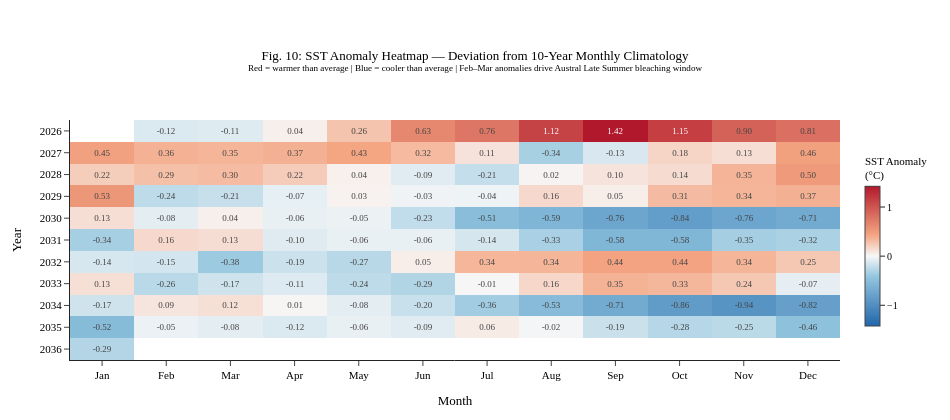

Source (notebook cell):
### Code cell
import plotly.express as px
import numpy as np

df['year'] = df['time'].dt.year

# Climatological mean per month across all years
monthly_clim = df.groupby('month')['sst_mean'].mean()
df['sst_anomaly'] = df['sst_mean'] - df['month'].map(monthly_clim)

# Build pivot — keep year as integer index, month as integer columns
pivot = df.pivot_table(index='year', columns='month', values='sst_anomaly', aggfunc='mean')
pivot.columns = ['Jan','Feb','Mar','Apr','May','Jun',
                 'Jul','Aug','Sep','Oct','Nov','Dec']
pivot.index = pivot.index.astype(str)  # convert year to string AFTER pivot

fig = px.imshow(
    pivot,
    color_continuous_scale=[
        [0.0,  '#2166ac'],
        [0.35, '#92c5de'],
        [0.5,  '#f7f7f7'],
        [0.65, '#f4a582'],
        [1.0,  '#b2182b'],
    ],
    color_continuous_midpoint=0,
    text_auto='.2f',
    aspect='auto',
    labels=dict(x='Month', y='Year', color='SST Anomaly (°C)'),
)

fig.update_traces(
    textfont=dict(family='Times New Roman', size=9),
)

fig.update_layout(
    title=dict(
        text='Fig. 10: SST Anomaly Heatmap — Deviation from 10-Year Monthly Climatology<br>'
             '<sup>Red = warmer than average | Blue = cooler than average | '
             'Feb–Mar anomalies drive Austral Late Summer bleaching window</sup>',
        x=0.5, xanchor='center',
        font=dict(family='Times New Roman', size=13),
    ),
    xaxis=dict(title='Month', tickfont=dict(family='Times New Roman', size=11)),
    yaxis=dict(title='Year',  tickfont=dict(family='Times New Roman', size=11)),
    coloraxis_colorbar=dict(
        title=dict(text='SST Anomaly<br>(°C)', font=dict(family='Times New Roman', size=11)),
        tickfont=dict(family='Times New Roman', size=10),
        thickness=15, len=0.8,
    ),
    paper_bgcolor='white',
    height=420, width=950,
    margin=dict(l=70, r=40, t=120, b=60),
)

fig.write_html('fig10_sst_anomaly_heatmap.html')
# fig.write_image('fig10_sst_anomaly_heatmap.png', width=1200, height=550, scale=3)
fig.show()

### Figure 1 — Plotly figure (JSON) as saved in the notebook; plotly's stock layout.template omitted (floating-point values rounded to 4 significant figures; data arrays with more than 128 entries replaced by an {"elided": "..."} marker saying what was removed)
{"data": [{"coloraxis": "coloraxis", "hovertemplate": "Month: %{x}<br>Year: %{y}<br>SST Anomaly (°C): %{z}<extra></extra>", "name": "0", "textfont": {"family": "Times New Roman", "size": 9}, "texttemplate": "%{z:.2f}", "type": "heatmap", "x": ["Jan", "Feb", "Mar", "Apr", "May", "Jun", "Jul", "Aug", "Sep", "Oct", "Nov", "Dec"], "xaxis": "x", "y": ["2026", "2027", "2028", "2029", "2030", "2031", "2032", "2033", "2034", "2035", "2036"], "yaxis": "y", "z": {"elided": "11x12 float values"}}], "layout": {"coloraxis": {"cmid": 0, "colorbar": {"len": 0.8, "thickness": 15, "tickfont": {"family": "Times New Roman", "size": 10}, "title": {"font": {"family": "Times New Roman", "size": 11}, "text": "SST Anomaly<br>(°C)"}}, "colorscale": [[0, "#2166ac"], [0.35, "#92c5de"], [0.5, "#f7f7f7"], [0.65, "#f4a582"], [1, "#b2182b"]]}, "height": 420, "margin": {"b": 60, "l": 70, "r": 40, "t": 120}, "paper_bgcolor": "white", "title": {"font": {"family": "Times New Roman", "size": 13}, "text": "Fig. 10: SST Anomaly Heatmap — Deviation from 10-Year Monthly Climatology<br><sup>Red = warmer than average | Blue = cooler than average | Feb–Mar anomalies drive Austral Late Summer bleaching window</sup>", "x": 0.5, "xanchor": "center"}, "width": 950, "xaxis": {"anchor": "y", "domain": [0, 1], "tickfont": {"family": "Times New Roman", "size": 11}, "title": {"text": "Month"}}, "yaxis": {"anchor": "x", "autorange": "reversed", "domain": [0, 1], "tickfont": {"family": "Times New Roman", "size": 11}, "title": {"text": "Year"}}}}
